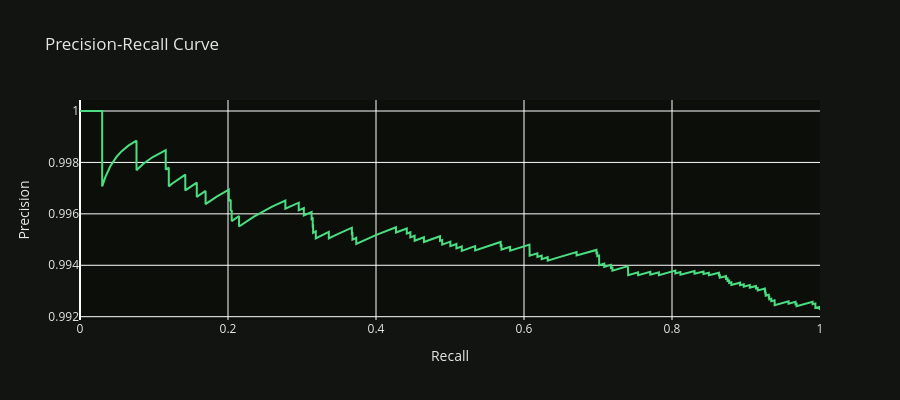

Notebook cell for this chart:
### Code cell
# precision-recall at different thresholds
from sklearn.metrics import precision_recall_curve

precision, recall, thresholds = precision_recall_curve(y_test, xgb_preds)

fig = go.Figure()
fig.add_trace(go.Scatter(
    x=recall, y=precision,
    mode='lines', line=dict(color='#4ade80', width=2),
    name='XGBoost'
))
fig.update_layout(
    title='Precision-Recall Curve',
    xaxis_title='Recall', yaxis_title='Precision',
    height=400,
    plot_bgcolor='#0c0e0a', paper_bgcolor='#111410',
    font=dict(color='#e4e8e0')
)
fig.show()

# at threshold 0.3 — more aggressive at catching churners
threshold = 0.3
y_pred_03 = (xgb_preds >= threshold).astype(int)
print(f'At threshold={threshold}:')
print(classification_report(y_test, y_pred_03))

### Figure 1 — Plotly figure (JSON) as saved in the notebook; plotly's stock layout.template omitted (floating-point values rounded to 4 significant figures; data arrays with more than 128 entries replaced by an {"elided": "..."} marker saying what was removed)
{"data": [{"line": {"color": "#4ade80", "width": 2}, "mode": "lines", "name": "XGBoost", "type": "scatter", "x": {"elided": "11367 float values"}, "y": {"elided": "11367 float values"}}], "layout": {"font": {"color": "#e4e8e0"}, "height": 400, "paper_bgcolor": "#111410", "plot_bgcolor": "#0c0e0a", "title": {"text": "Precision-Recall Curve"}, "xaxis": {"title": {"text": "Recall"}}, "yaxis": {"title": {"text": "Precision"}}}}
